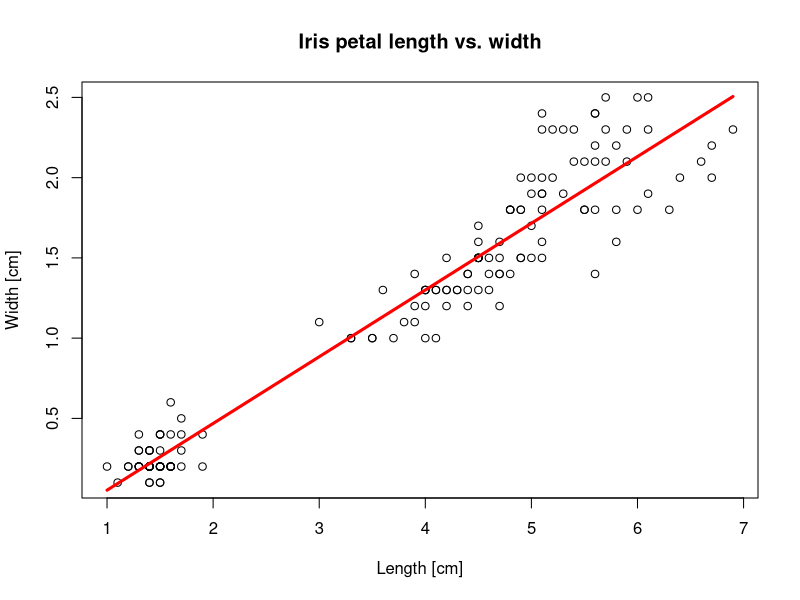

This chart was generated by the following R code:
data(iris)
head (iris)

plot(x=iris$Petal.Length, y=iris$Petal.Width,
     main="Iris petal length vs. width",
     xlab="Length [cm]", ylab="Width [cm]")

model <- lm(formula=Petal.Width ~ Petal.Length, data=iris)
summary(model)

lines (x=iris$Petal.Length, y=model$fitted, col="red", lwd=3)

cor (x=iris$Petal.Length, y=iris$Petal.Width)

predict(object=model, newdata = data.frame(Petal.Length=c(2.6,5,8)))
